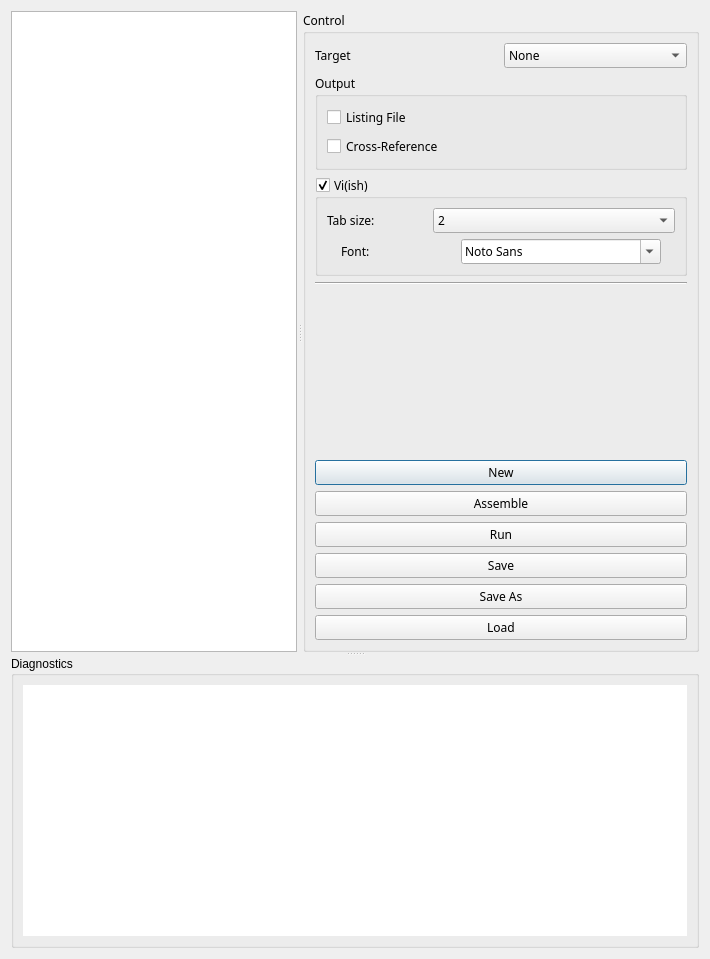
<?xml version="1.0" encoding="UTF-8"?>
<ui version="4.0">
 <class>AssemblerDialog</class>
 <widget class="QDialog" name="AssemblerDialog">
  <property name="geometry">
   <rect>
    <x>0</x>
    <y>0</y>
    <width>710</width>
    <height>959</height>
   </rect>
  </property>
  <property name="sizePolicy">
   <sizepolicy hsizetype="Expanding" vsizetype="Expanding">
    <horstretch>0</horstretch>
    <verstretch>0</verstretch>
   </sizepolicy>
  </property>
  <property name="windowTitle">
   <string>Assembler</string>
  </property>
  <layout class="QVBoxLayout" name="verticalLayout_2">
   <item>
    <widget class="QSplitter" name="splitter_2">
     <property name="sizePolicy">
      <sizepolicy hsizetype="Expanding" vsizetype="Expanding">
       <horstretch>0</horstretch>
       <verstretch>0</verstretch>
      </sizepolicy>
     </property>
     <property name="orientation">
      <enum>Qt::Orientation::Vertical</enum>
     </property>
     <widget class="QSplitter" name="splitter">
      <property name="font">
       <font>
        <family>Courier</family>
       </font>
      </property>
      <property name="orientation">
       <enum>Qt::Orientation::Horizontal</enum>
      </property>
      <property name="handleWidth">
       <number>6</number>
      </property>
      <widget class="LineNumberTextEdit" name="asmSourceCodeTextEdit">
       <property name="sizePolicy">
        <sizepolicy hsizetype="Expanding" vsizetype="Expanding">
         <horstretch>0</horstretch>
         <verstretch>0</verstretch>
        </sizepolicy>
       </property>
      </widget>
      <widget class="QGroupBox" name="asmControlGroupBox">
       <property name="sizePolicy">
        <sizepolicy hsizetype="Minimum" vsizetype="Preferred">
         <horstretch>0</horstretch>
         <verstretch>0</verstretch>
        </sizepolicy>
       </property>
       <property name="font">
        <font>
         <family>Noto Sans</family>
        </font>
       </property>
       <property name="title">
        <string>Control</string>
       </property>
       <layout class="QVBoxLayout" name="verticalLayout_4">
        <item>
         <layout class="QHBoxLayout" name="horizontalLayout">
          <item>
           <widget class="QLabel" name="asmTargetLabel">
            <property name="sizePolicy">
             <sizepolicy hsizetype="Minimum" vsizetype="Preferred">
              <horstretch>0</horstretch>
              <verstretch>0</verstretch>
             </sizepolicy>
            </property>
            <property name="text">
             <string>Target</string>
            </property>
           </widget>
          </item>
          <item>
           <widget class="QComboBox" name="asmTargetComboBox">
            <property name="sizePolicy">
             <sizepolicy hsizetype="Minimum" vsizetype="Preferred">
              <horstretch>0</horstretch>
              <verstretch>0</verstretch>
             </sizepolicy>
            </property>
            <property name="toolTip">
             <string>Select target architecture for ROM</string>
            </property>
            <item>
             <property name="text">
              <string>None</string>
             </property>
            </item>
            <item>
             <property name="text">
              <string>COSMAC VIP</string>
             </property>
            </item>
           </widget>
          </item>
         </layout>
        </item>
        <item>
         <widget class="QGroupBox" name="asmOutputControlGroupBox">
          <property name="sizePolicy">
           <sizepolicy hsizetype="Minimum" vsizetype="Preferred">
            <horstretch>0</horstretch>
            <verstretch>0</verstretch>
           </sizepolicy>
          </property>
          <property name="title">
           <string>Output</string>
          </property>
          <layout class="QVBoxLayout" name="verticalLayout_3">
           <item>
            <widget class="QCheckBox" name="asmOutputListingCheckBox">
             <property name="toolTip">
              <string>Create a listing file</string>
             </property>
             <property name="text">
              <string>Listing File</string>
             </property>
            </widget>
           </item>
           <item>
            <widget class="QCheckBox" name="asmOutputSaveCheckBox">
             <property name="toolTip">
              <string>Create a cross-reference of used udentifiers</string>
             </property>
             <property name="text">
              <string>Cross-Reference</string>
             </property>
            </widget>
           </item>
          </layout>
         </widget>
        </item>
        <item>
         <widget class="QGroupBox" name="asmViGroupBox">
          <property name="sizePolicy">
           <sizepolicy hsizetype="Minimum" vsizetype="Preferred">
            <horstretch>0</horstretch>
            <verstretch>0</verstretch>
           </sizepolicy>
          </property>
          <property name="title">
           <string>Vi(ish)</string>
          </property>
          <property name="checkable">
           <bool>true</bool>
          </property>
          <layout class="QVBoxLayout" name="verticalLayout_5">
           <item>
            <layout class="QHBoxLayout" name="horizontalLayout_2">
             <item>
              <widget class="QLabel" name="asmViTabSizeLabel">
               <property name="sizePolicy">
                <sizepolicy hsizetype="Minimum" vsizetype="Preferred">
                 <horstretch>0</horstretch>
                 <verstretch>0</verstretch>
                </sizepolicy>
               </property>
               <property name="maximumSize">
                <size>
                 <width>100</width>
                 <height>16777215</height>
                </size>
               </property>
               <property name="text">
                <string>Tab size:</string>
               </property>
              </widget>
             </item>
             <item>
              <widget class="QComboBox" name="asmViTabSizeComboBox">
               <property name="sizePolicy">
                <sizepolicy hsizetype="Minimum" vsizetype="Fixed">
                 <horstretch>0</horstretch>
                 <verstretch>0</verstretch>
                </sizepolicy>
               </property>
               <item>
                <property name="text">
                 <string>2</string>
                </property>
               </item>
               <item>
                <property name="text">
                 <string>4</string>
                </property>
               </item>
               <item>
                <property name="text">
                 <string>6</string>
                </property>
               </item>
               <item>
                <property name="text">
                 <string>8</string>
                </property>
               </item>
              </widget>
             </item>
            </layout>
           </item>
           <item>
            <layout class="QHBoxLayout" name="horizontalLayout_3">
             <item>
              <widget class="QLabel" name="asmViFontLabel">
               <property name="sizePolicy">
                <sizepolicy hsizetype="Minimum" vsizetype="Preferred">
                 <horstretch>0</horstretch>
                 <verstretch>0</verstretch>
                </sizepolicy>
               </property>
               <property name="minimumSize">
                <size>
                 <width>100</width>
                 <height>0</height>
                </size>
               </property>
               <property name="maximumSize">
                <size>
                 <width>100</width>
                 <height>16777215</height>
                </size>
               </property>
               <property name="text">
                <string>Font:</string>
               </property>
              </widget>
             </item>
             <item>
              <widget class="QFontComboBox" name="asmViFontComboBox">
               <property name="sizePolicy">
                <sizepolicy hsizetype="Minimum" vsizetype="Fixed">
                 <horstretch>0</horstretch>
                 <verstretch>0</verstretch>
                </sizepolicy>
               </property>
               <property name="maximumSize">
                <size>
                 <width>200</width>
                 <height>16777215</height>
                </size>
               </property>
               <property name="font">
                <font>
                 <family>Noto Sans</family>
                </font>
               </property>
              </widget>
             </item>
            </layout>
           </item>
          </layout>
         </widget>
        </item>
        <item>
         <widget class="Line" name="line">
          <property name="orientation">
           <enum>Qt::Orientation::Horizontal</enum>
          </property>
         </widget>
        </item>
        <item>
         <spacer name="verticalSpacer">
          <property name="orientation">
           <enum>Qt::Orientation::Vertical</enum>
          </property>
          <property name="sizeHint" stdset="0">
           <size>
            <width>20</width>
            <height>40</height>
           </size>
          </property>
         </spacer>
        </item>
        <item>
         <widget class="QPushButton" name="asmNewPushButton">
          <property name="text">
           <string>New</string>
          </property>
         </widget>
        </item>
        <item>
         <widget class="QPushButton" name="asmAssemblePushButton">
          <property name="toolTip">
           <string>Assemble current source code into a ROM image</string>
          </property>
          <property name="text">
           <string>Assemble</string>
          </property>
         </widget>
        </item>
        <item>
         <widget class="QPushButton" name="asmRunPushButton">
          <property name="text">
           <string>Run</string>
          </property>
         </widget>
        </item>
        <item>
         <widget class="QPushButton" name="asmSavePushButton">
          <property name="toolTip">
           <string>Save enabeld outputs to disk.</string>
          </property>
          <property name="text">
           <string>Save</string>
          </property>
         </widget>
        </item>
        <item>
         <widget class="QPushButton" name="asmSaveAsPushButton">
          <property name="text">
           <string>Save As</string>
          </property>
         </widget>
        </item>
        <item>
         <widget class="QPushButton" name="asmLoadPushButton">
          <property name="text">
           <string>Load</string>
          </property>
         </widget>
        </item>
       </layout>
      </widget>
     </widget>
     <widget class="QGroupBox" name="asmDiagnosticsGroupBox">
      <property name="sizePolicy">
       <sizepolicy hsizetype="Preferred" vsizetype="Minimum">
        <horstretch>0</horstretch>
        <verstretch>0</verstretch>
       </sizepolicy>
      </property>
      <property name="title">
       <string>Diagnostics</string>
      </property>
      <layout class="QVBoxLayout" name="verticalLayout">
       <item>
        <widget class="QListWidget" name="asmDiagnosticsListWidget">
         <property name="sizePolicy">
          <sizepolicy hsizetype="Expanding" vsizetype="Minimum">
           <horstretch>0</horstretch>
           <verstretch>0</verstretch>
          </sizepolicy>
         </property>
         <property name="frameShape">
          <enum>QFrame::Shape::NoFrame</enum>
         </property>
         <property name="frameShadow">
          <enum>QFrame::Shadow::Plain</enum>
         </property>
         <property name="selectionMode">
          <enum>QAbstractItemView::SelectionMode::MultiSelection</enum>
         </property>
        </widget>
       </item>
      </layout>
     </widget>
    </widget>
   </item>
  </layout>
 </widget>
 <customwidgets>
  <customwidget>
   <class>LineNumberTextEdit</class>
   <extends>QPlainTextEdit</extends>
   <header>gui.linenumbertextedit.h</header>
  </customwidget>
 </customwidgets>
 <resources/>
 <connections/>
</ui>
